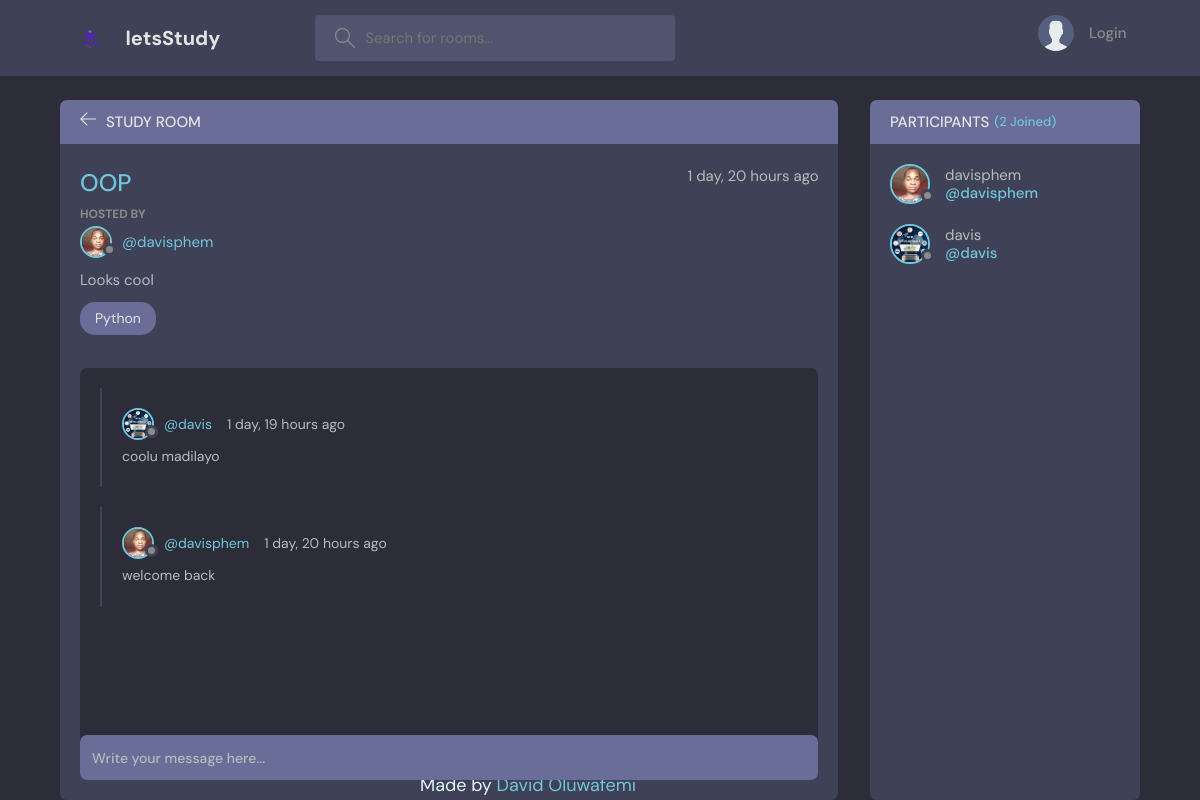
The app's page /room/1, older data.
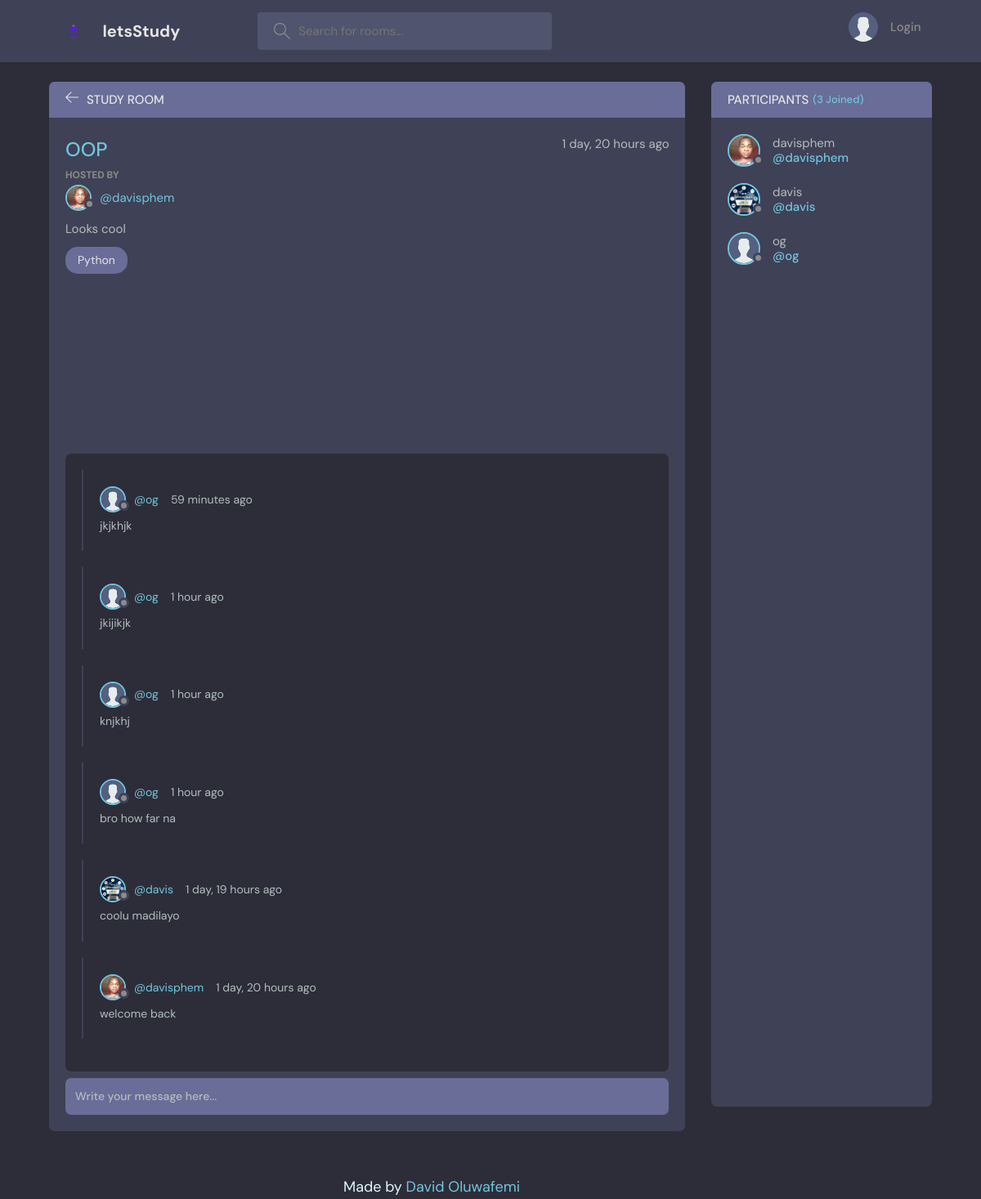
The same page, newer data.
### main/models.py (models this page shows, shortened)
class Message(models.Model):
    user = models.ForeignKey(User, on_delete=models.CASCADE)
    room = models.ForeignKey(Room, on_delete=models.CASCADE)
    body = models.TextField()
    updated = models.DateTimeField(auto_now=True)  # saves everytime
    created = models.DateTimeField(auto_now_add=True)  # once on creation
    class Meta:
        ordering = ["-updated", "-created"]

class User(AbstractUser):
    name = models.CharField(max_length=200, null=True)
    email = models.EmailField(unique=True, null=True)
    bio = models.TextField(null=True)
    avatar = models.ImageField(null=True, default="avatar.svg")
    USERNAME_FIELD = "email"
    REQUIRED_FIELDS = []
    def __str__(self):
        return self.username

### main/views.py (the view)
# urls.py: path("room/<str:pk>", views.room, name="room"),
def room(request, pk):
    room = Room.objects.get(id=pk)
    chats = room.message_set.all().order_by("-created")
    participants = room.participants.all()
    if request.method == "POST":
        message = Message.objects.create(
            user=request.user, room=room, body=request.POST.get("body")
        )
        room.participants.add(request.user)
        return redirect("room", pk=room.id)
    context = {"room": room, "chats": chats, "participants": participants}
    return render(request, "main/room.html", context)

### main/models.py (called while the page is built)
    def __str__(self):
        return self.name

### main/templates/main/room.html (shortened to what this page needs)
{% extends 'base.html' %} {% block content %}{% load static %}
<main class="profile-page layout layout--2">
  <div class="container">
    <div class="room">
      <div class="room__top">
        <div class="room__topLeft">
          {% if 'delete-message' not in request.META.HTTP_REFERER or 'update-message' not in request.META.HTTP_REFERER %}
          <a href="{{ request.META.HTTP_REFERER }}">
          {% else %}
          <a href="{% url 'room' room.id %}">
          {% endif %}
            <svg
              version="1.1"
              xmlns="http://www.w3.org/2000/svg"
              width="32"
              height="32"
              viewBox="0 0 32 32"
            >
              <title>arrow-left</title>
              <path
                d="M13.723 2.286l-13.723 13.714 13.719 13.714 1.616-1.611-10.96-10.96h27.625v-2.286h-27.625l10.965-10.965-1.616-1.607z"
              ></path>
            </svg>
          </a>
          <h3>Study Room</h3>
       </div>
      </div>
      <div class="room__box scroll">
        <div class="room__header scroll">
          <div class="room__info">
            <h3>{{ room.name }}</h3>
            <span>{{ room.created|timesince }} ago</span>
          </div>
          <div class="room__hosted">
            <p>Hosted By</p>
            <a
              href="{% url 'user-profile' room.host.id %}"
              class="room__author"
            >
              <div class="avatar avatar--small">
                <img src="{{ room.host.avatar.url }}" />
              </div>
              <span>@{{ room.host }}</span>
            </a>
          </div>
          <div class="room__details">{{ room.description }}</div>
          <span class="room__topics">{{room.topic}}</span>
        </div>
        <div class="room__conversation">
          <div class="threads scroll">
            {% for chat in chats %}
            <div class="thread">
              <div class="thread__top">
                <div class="thread__author">
                  <a
                    href="{% url 'user-profile' chat.user.id %}"
                    class="thread__authorInfo"
                  >
                    <div class="avatar avatar--small">
                      <img
                        src="{{ chat.user.avatar.url }}"
                      />
                    </div>
                    <span>@{{ chat.user.username }}</span>
                  </a>
                  <span class="thread__date"
                    >{{ chat.created|timesince }} ago</span
                  >
                </div>
              </div>
              <div class="thread__details">{{chat.body}}</div>
            </div>
            {% endfor %}
          </div>
        </div>
      </div>
      <div class="room__message">
        <form action="" method="post">
          <input
            name="body"
            type="text"
            placeholder="Write your message here..."
          />
        </form>
      </div>
    </div>
    <div class="participants">
      <h3 class="participants__top">
        Participants <span>({{ participants.count }} Joined)</span>
      </h3>
      <div class="participants__list scroll">
        {% for participant in participants %}
        <a href="{% url 'user-profile' participant.id %}" class="participant">
          <div class="avatar avatar--medium">
            {% if participant.avatar.url %}
            <img src="{{ participant.avatar.url }}" />
            {% else %}
            <img src="{% static 'images/avatar.svg' %}" />
            {% endif %}
          </div>
          <p>
            {{ participant.username }}
            <span>@{{ participant.username }}</span>
          </p>
        </a>
        {% endfor %}
      </div>
    </div>
  </div>
</main>
{% endblock %}

Row changes from the older to the newer data that the page shows:
added Message: user.avatar (placeholder picture), user.username "og", created "59 minutes", body "jkjkhjk"
added Message: user.avatar (placeholder picture), user.username "og", created "1 hour", body "jkijikjk"
added Message: user.avatar (placeholder picture), user.username "og", created "1 hour", body "knjkhj"
added Message: user.avatar (placeholder picture), user.username "og", created "1 hour", body "bro how far na"
added User: avatar (placeholder picture), username "og"
Text that changed along with them:
{{ participants.count }}: "2" → "3"
